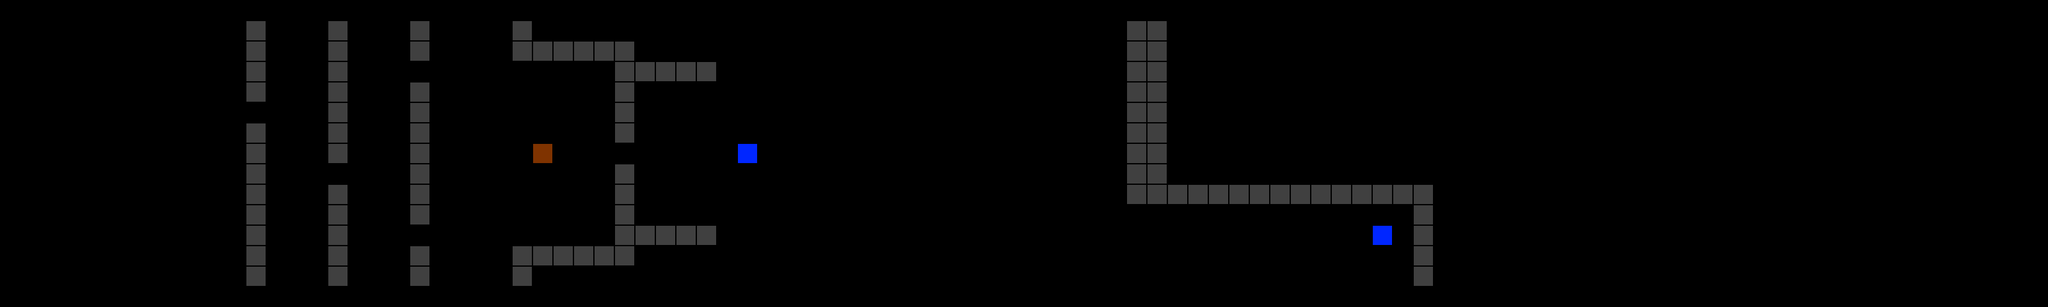

Rendered tile map (Tiled .tmx) drawn with the repository's tilesets; below, a short description and the map source with its tile grids summarised:
An orthogonal 100x15 tile map with 32x32 px tiles, 1 tile layer (Tile Layer 1).

<map version="1.0" orientation="orthogonal" renderorder="right-down" width="100" height="15" tilewidth="32" tileheight="32" nextobjectid="1">
 <tileset firstgid="1" name="Spritesheet" tilewidth="32" tileheight="32" tilecount="100">
  <image source="../res/spritesheet.png" trans="ff00e1" width="320" height="320" />
 </tileset>
 <layer name="Tile Layer 1" width="100" height="15">
  <data>[1500 cells, 126 non-empty, 11 distinct tile ids]</data>
 </layer>
</map>